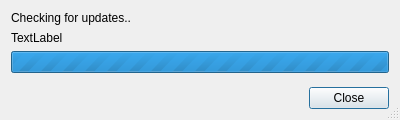
<?xml version="1.0" encoding="UTF-8"?>
<ui version="4.0">
 <class>UpdatesDialog</class>
 <widget class="QDialog" name="UpdatesDialog">
  <property name="geometry">
   <rect>
    <x>0</x>
    <y>0</y>
    <width>400</width>
    <height>120</height>
   </rect>
  </property>
  <property name="minimumSize">
   <size>
    <width>400</width>
    <height>120</height>
   </size>
  </property>
  <property name="windowTitle">
   <string>Check for updates</string>
  </property>
  <property name="windowIcon">
   <iconset>
    <normaloff>:app.ico</normaloff>:app.ico</iconset>
  </property>
  <property name="sizeGripEnabled">
   <bool>true</bool>
  </property>
  <property name="modal">
   <bool>true</bool>
  </property>
  <layout class="QVBoxLayout" name="verticalLayout">
   <item>
    <widget class="QLabel" name="label1">
     <property name="text">
      <string>Checking for updates..</string>
     </property>
    </widget>
   </item>
   <item>
    <widget class="QLabel" name="label2">
     <property name="text">
      <string>TextLabel</string>
     </property>
    </widget>
   </item>
   <item>
    <widget class="QProgressBar" name="progressBar">
     <property name="maximum">
      <number>0</number>
     </property>
     <property name="value">
      <number>-1</number>
     </property>
    </widget>
   </item>
   <item>
    <spacer name="verticalSpacer">
     <property name="orientation">
      <enum>Qt::Orientation::Vertical</enum>
     </property>
     <property name="sizeHint" stdset="0">
      <size>
       <width>20</width>
       <height>40</height>
      </size>
     </property>
    </spacer>
   </item>
   <item>
    <widget class="QDialogButtonBox" name="buttonBox">
     <property name="orientation">
      <enum>Qt::Orientation::Horizontal</enum>
     </property>
     <property name="standardButtons">
      <set>QDialogButtonBox::StandardButton::Close</set>
     </property>
    </widget>
   </item>
  </layout>
 </widget>
 <resources/>
 <connections>
  <connection>
   <sender>buttonBox</sender>
   <signal>accepted()</signal>
   <receiver>UpdatesDialog</receiver>
   <slot>accept()</slot>
   <hints>
    <hint type="sourcelabel">
     <x>248</x>
     <y>254</y>
    </hint>
    <hint type="destinationlabel">
     <x>157</x>
     <y>274</y>
    </hint>
   </hints>
  </connection>
  <connection>
   <sender>buttonBox</sender>
   <signal>rejected()</signal>
   <receiver>UpdatesDialog</receiver>
   <slot>reject()</slot>
   <hints>
    <hint type="sourcelabel">
     <x>316</x>
     <y>260</y>
    </hint>
    <hint type="destinationlabel">
     <x>286</x>
     <y>274</y>
    </hint>
   </hints>
  </connection>
 </connections>
</ui>
